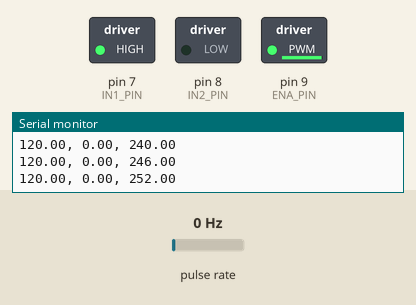
Recording of a sketch running on a simulated Arduino Uno, built with avr-gcc and run on an emulated ATmega328P. Shown: switched loads named in the sketch (green lamp = pin HIGH), the last lines printed to the serial monitor. Wiring (inferred from the names in the program): pulse sensor: data pin 2. The inputs (shaded band) are chosen by the test bench; at power-on: pulse rate 0 Hz.

Above: at 1.25 s.
1.3 s: pulse rate (sensor on pin 2) set to 50 Hz
At 4.1 s:
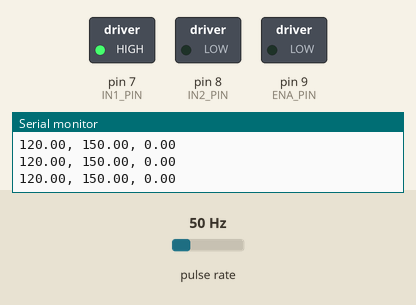
4.3 s: pulse rate (sensor on pin 2) set to 4 Hz
At 4.55 s:
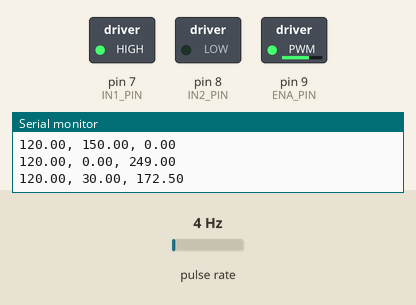
7.3 s: pulse rate (sensor on pin 2) set to 50 Hz
At 7.45 s:
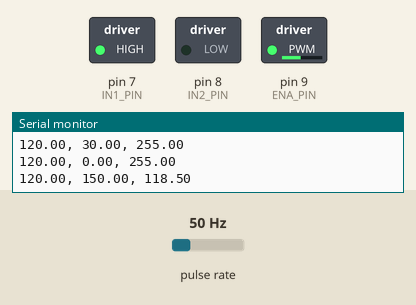
Timing chart, 0 to 16.3 s (numbered marks = the images above; inputs shaded):
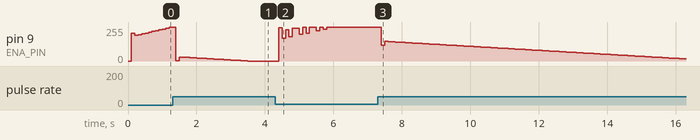

The sketch:

pid_motor_control.ino
```cpp
/*
 * Project: PID Based DC Motor Speed Control
 * Platform: Arduino Uno
 * Language: Embedded C++
 *
 * Features:
 * - Encoder feedback
 * - PWM motor control
 * - PID controller
 * - RPM measurement
 */

#define ENCODER_PIN 2
#define ENA_PIN 9
#define IN1_PIN 7
#define IN2_PIN 8

// Encoder pulses per revolution.
// Calibrate this value for your motor.
const float PULSES_PER_REV = 20.0;

const unsigned long SAMPLE_TIME = 100;

volatile unsigned long encoderPulses = 0;

float targetRPM = 120.0;
float actualRPM = 0.0;

// PID coefficients (initial tuning values)
float Kp = 1.5;
float Ki = 0.5;
float Kd = 0.02;

float error = 0;
float previousError = 0;
float integral = 0;
float derivative = 0;

float output = 0;

unsigned long previousTime = 0;

void encoderISR() {
    encoderPulses++;
}

void setup() {
    Serial.begin(9600);

    pinMode(ENCODER_PIN, INPUT_PULLUP);

    pinMode(ENA_PIN, OUTPUT);
    pinMode(IN1_PIN, OUTPUT);
    pinMode(IN2_PIN, OUTPUT);

    attachInterrupt(
        digitalPinToInterrupt(ENCODER_PIN),
        encoderISR,
        RISING
    );

    // Set motor direction
    digitalWrite(IN1_PIN, HIGH);
    digitalWrite(IN2_PIN, LOW);

    previousTime = millis();

    Serial.println("PID Motor Speed Control");
    Serial.println("Target RPM, Actual RPM, PWM");
}

void loop() {
    unsigned long currentTime = millis();

    if (currentTime - previousTime >= SAMPLE_TIME) {

        float dt = (currentTime - previousTime) / 1000.0;

        previousTime = currentTime;

        // Read encoder pulses safely
        noInterrupts();
        unsigned long pulses = encoderPulses;
        encoderPulses = 0;
        interrupts();

        // Calculate RPM
        actualRPM =
            (pulses / PULSES_PER_REV) * (60.0 / dt);

        // PID calculations
        error = targetRPM - actualRPM;

        integral += error * dt;
        integral = constrain(integral, -500, 500);

        derivative = (error - previousError) / dt;

        output = (Kp * error)
               + (Ki * integral)
               + (Kd * derivative);

        output = constrain(output, 0, 255);

        previousError = error;

        // Apply PWM output
        analogWrite(ENA_PIN, (int)output);

        // Serial monitoring
        Serial.print(targetRPM);
        Serial.print(", ");
        Serial.print(actualRPM);
        Serial.print(", ");
        Serial.println(output);
    }
}
```

Measured:
- after the input at 4.3 s, pin 9 (ENA_PIN): 0/255 → 249/255 after 0.10 s, → 172/255 0.10 s later, → 235/255 0.10 s later, → 183/255 0.10 s later, … (15 changes in this stretch)
- after the input at 7.3 s, pin 9 (ENA_PIN): 255/255 → 118/255 after 0.10 s, → 147/255 0.10 s later, → 145/255 0.10 s later, → 144/255 0.10 s later, … (89 changes in this stretch)
